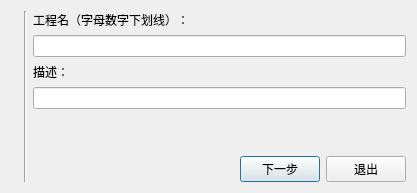
<?xml version="1.0" encoding="UTF-8"?>
<ui version="4.0">
 <class>Project</class>
 <widget class="QDialog" name="Project">
  <property name="geometry">
   <rect>
    <x>0</x>
    <y>0</y>
    <width>417</width>
    <height>193</height>
   </rect>
  </property>
  <property name="windowTitle">
   <string>新建工程</string>
  </property>
  <property name="modal">
   <bool>true</bool>
  </property>
  <layout class="QHBoxLayout" name="horizontalLayout_2">
   <item>
    <layout class="QVBoxLayout" name="verticalLayout">
     <item>
      <widget class="QLabel" name="label">
       <property name="text">
        <string/>
       </property>
       <property name="pixmap">
        <pixmap resource="iamge.qrc">:/iamge/iamges/1.PNG</pixmap>
       </property>
      </widget>
     </item>
    </layout>
   </item>
   <item>
    <widget class="Line" name="line">
     <property name="orientation">
      <enum>Qt::Vertical</enum>
     </property>
    </widget>
   </item>
   <item>
    <layout class="QVBoxLayout" name="verticalLayout_3">
     <item>
      <layout class="QVBoxLayout" name="verticalLayout_2">
       <item>
        <widget class="QLabel" name="label_2">
         <property name="text">
          <string>工程名（字母数字下划线）：</string>
         </property>
         <property name="buddy">
          <cstring>projectName</cstring>
         </property>
        </widget>
       </item>
       <item>
        <widget class="QLineEdit" name="projectName"/>
       </item>
       <item>
        <widget class="QLabel" name="label_3">
         <property name="text">
          <string>描述：</string>
         </property>
         <property name="buddy">
          <cstring>projectDcpt</cstring>
         </property>
        </widget>
       </item>
       <item>
        <widget class="QLineEdit" name="projectDcpt"/>
       </item>
      </layout>
     </item>
     <item>
      <spacer name="verticalSpacer_2">
       <property name="orientation">
        <enum>Qt::Vertical</enum>
       </property>
       <property name="sizeHint" stdset="0">
        <size>
         <width>20</width>
         <height>40</height>
        </size>
       </property>
      </spacer>
     </item>
     <item>
      <layout class="QHBoxLayout" name="horizontalLayout">
       <item>
        <spacer name="horizontalSpacer">
         <property name="orientation">
          <enum>Qt::Horizontal</enum>
         </property>
         <property name="sizeHint" stdset="0">
          <size>
           <width>40</width>
           <height>20</height>
          </size>
         </property>
        </spacer>
       </item>
       <item>
        <widget class="QPushButton" name="next">
         <property name="text">
          <string>下一步</string>
         </property>
        </widget>
       </item>
       <item>
        <widget class="QPushButton" name="pushButton_2">
         <property name="text">
          <string>退出</string>
         </property>
        </widget>
       </item>
      </layout>
     </item>
    </layout>
   </item>
  </layout>
 </widget>
 <resources>
  <include location="iamge.qrc"/>
 </resources>
 <connections>
  <connection>
   <sender>pushButton_2</sender>
   <signal>clicked()</signal>
   <receiver>Project</receiver>
   <slot>close()</slot>
   <hints>
    <hint type="sourcelabel">
     <x>379</x>
     <y>169</y>
    </hint>
    <hint type="destinationlabel">
     <x>412</x>
     <y>192</y>
    </hint>
   </hints>
  </connection>
 </connections>
</ui>
